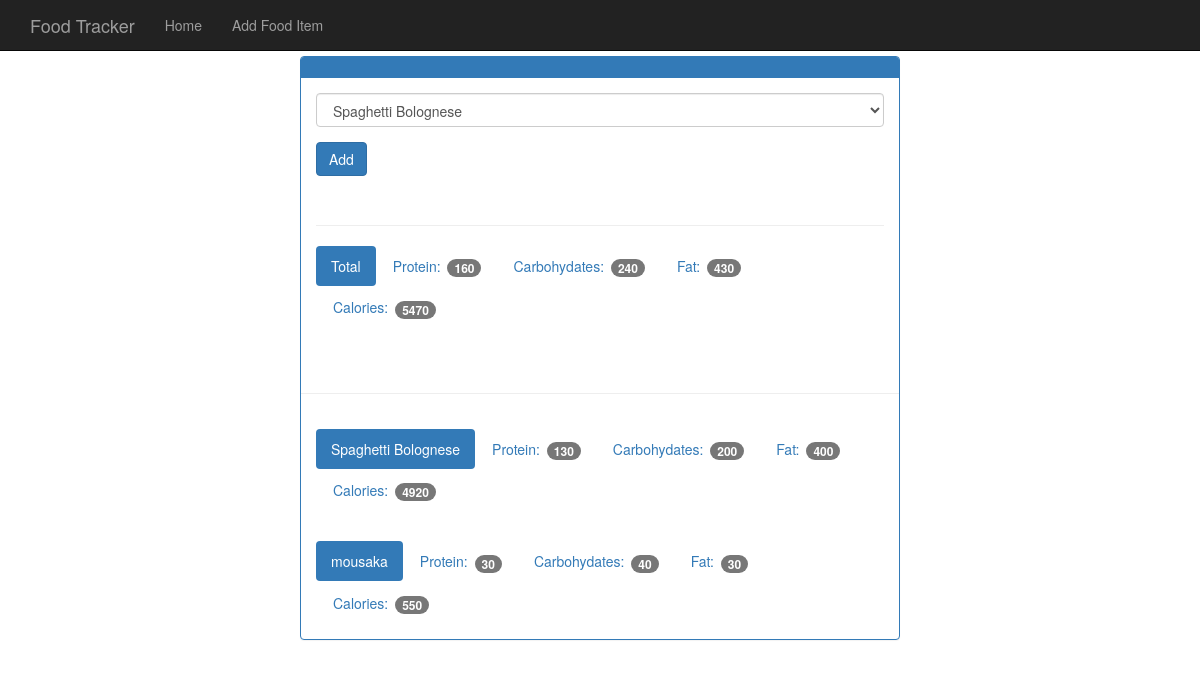
The app's page /view/20171215 with its own data.
### tables this page shows
CREATE TABLE food(
  id integer primary key autoincrement,
  name text not null,
  protein integer not null,
  carbohydrates integer not null,
  fat integer not null,
  calories integer not null
);

### app.py (the view)
@app.route('/view/<date>', methods=['GET', 'POST'])
def view(date):
    db = get_db()
    cur = db.execute('select id, entry_date from log_date where entry_date = ?', [date])
    date_result = cur.fetchone()
    if request.method == 'POST':
        db.execute('insert into food_date (food_id, log_date_id) values (?, ?)', [request.form['food-select'], date_result['id']])
        db.commit()
    d = datetime.strptime(str(date_result['entry_date']), '%Y%m%d')
    pretty_date = datetime.strftime(d, '%B %d, %Y')
    food_cur = db.execute('select id, name from food')
    food_results = food_cur.fetchall()
    log_cur = db.execute('select food.name, food.protein, food.carbohydrates, food.fat, food.calories from log_date join food_date on food_date.log_date_id = log_date.id join food on food.id = food_date.food_id where log_date.entry_date = ?', [date])
    log_results = log_cur.fetchall()
    totals = {}
    totals['protein'] = 0
    totals['carbohydrates'] = 0
    totals['fat'] = 0
    totals['calories'] = 0
    for i in log_results:
        totals['protein'] += i['protein']
        totals['carbohydrates'] += i['carbohydrates']
        totals['fat'] += i['fat']
        totals['calories'] += i['calories']
    return render_template('day.html',entry_date=date_result['entry_date'], pretyy_date=pretty_date, food_results=food_results, log_results=log_results, totals=totals)

### database.py (called while the page is built)
def connect_db():
  sql = sqlite3.connect('C://Users/georg/Desktop/Python/prettyprinted/5)foodTracker/food_log.db')
  sql.row_factory = sqlite3.Row
  return sql

def get_db():
  if not hasattr(g, 'sqlite3_db'):
    g.sqlite_db = connect_db()
  return g.sqlite_db

### templates/day.html (shortened to what this page needs)
{% extends 'base.html' %}
{% block body %}
    <nav class="navbar navbar-inverse navbar-fixed-top">
      <div class="container">
        <div class="navbar-header">
          <a class="navbar-brand" href="{{ url_for('index')}}">Food Tracker</a>
        </div>
        <div id="navbar" class="navbar-collapse collapse">
          <ul class="nav navbar-nav">
            <li><a href="{{ url_for('index')}}">Home</a></li>
            <li><a href="{{ url_for('food')}}">Add Food Item</a></li>
          </ul>
        </div>
      </div>
    </nav>
    <div class="container theme-showcase col-sm-6 col-sm-offset-3" role="main">
      <div class="row">
        <div>
          <div class="panel panel-primary">
            <div class="panel-heading">
            </div>
            <div class="panel-body">
              <form method="POST" action="{{ url_for('view', date=entry_date) }}">
                <div class="form-group">
                  <select class="form-control" name='food-select'>
                    {% for i in food_results %}
                      <option value={{ i.id }}>{{ i.name }}</option>
                    {% endfor %}
                  </select>
                </div>
                <button type="submit" class="btn btn-primary">Add</button>
              </form>
              <div class="page-header"></div>
              <ul class="nav nav-pills" role="tablist">
                <li class="active"><a>Total</a></li>
                <li><a>Protein: <span class="badge">{{ totals.protein }}</span></a></li>
                <li><a>Carbohydates: <span class="badge">{{ totals.carbohydrates }}</span></a></li>
                <li><a>Fat: <span class="badge">{{ totals.fat }}</span></a></li>
                <li><a>Calories: <span class="badge">{{ totals.calories }}</span></a></li>
              </ul>
            </div>
            <div class="page-header"></div>
            {% for i in log_results %}
            <div class="panel-body">
              <ul class="nav nav-pills" role="tablist">
                <li class="active"><a>{{ i.name }}</a></li>
                <li><a>Protein: <span class="badge">{{ i.protein }}</span></a></li>
                <li><a>Carbohydates: <span class="badge">{{ i.carbohydrates }}</span></a></li>
                <li><a>Fat: <span class="badge">{{ i.fat }}</span></a></li>
                <li><a>Calories: <span class="badge">{{ i.calories }}</span></a></li>
              </ul>
            </div>
            {% endfor %}
          </div>
        </div>
      </div>
    </div>
{% endblock %}

### static/themes.css (style rules this page uses)
body { padding-top: 4em; padding-bottom: 30px; }

### records on screen
food: name "Spaghetti Bolognese", protein "130", carbohydrates "200", fat "400", calories "4920"
food: name "mousaka", protein "30", carbohydrates "40", fat "30", calories "550"

### other values on screen
{{ totals.protein }} "160"
{{ totals.carbohydrates }} "240"
{{ totals.fat }} "430"
{{ totals.calories }} "5470"
form field food-select "Spaghetti Bolognese"
